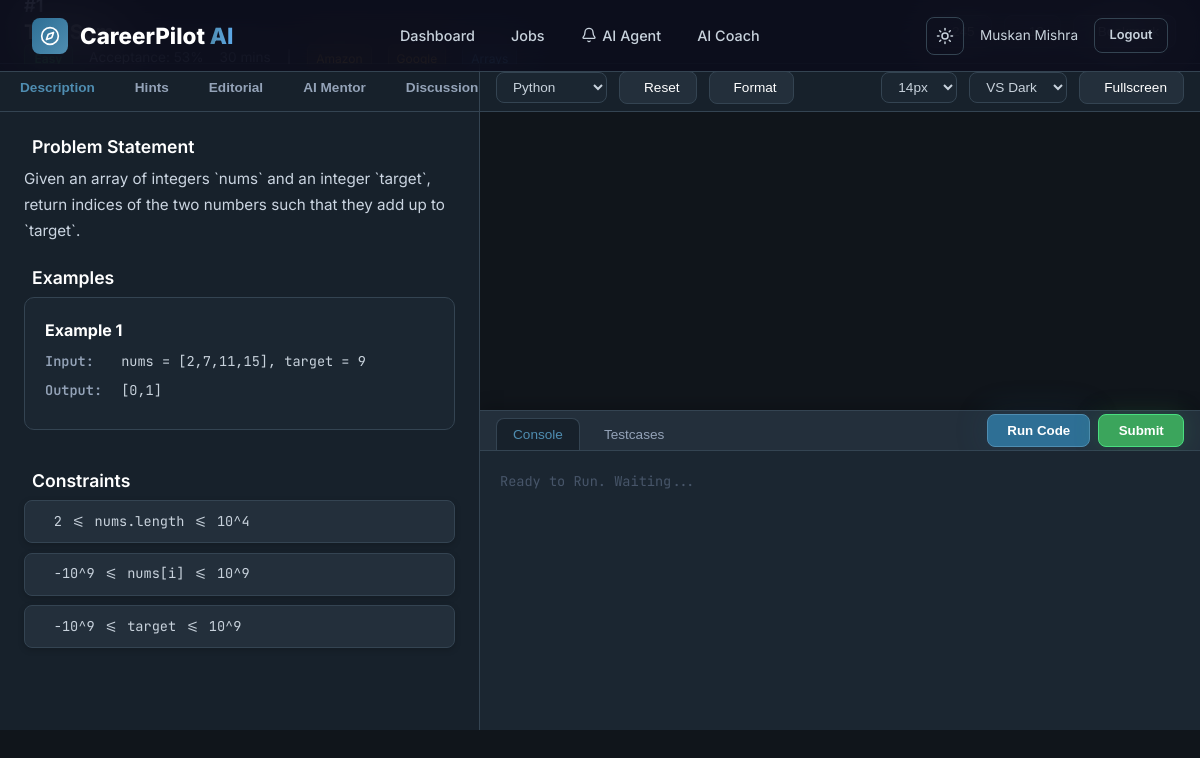
/problem_solving/problem/1 (signed in), run on the app's committed database.
### tables this page shows
CREATE TABLE problems (
                id INTEGER PRIMARY KEY AUTOINCREMENT,
                title TEXT NOT NULL,
                difficulty TEXT NOT NULL, -- Easy, Medium, Hard, Interview, Contest
                topic TEXT NOT NULL,      -- Arrays, Strings, DP, Trees, Graphs, etc
                subtopics TEXT,           -- Comma separated tags
                companies TEXT,           -- Comma separated company names
                constraints TEXT,
                description TEXT NOT NULL,
                examples TEXT,            -- JSON array of example inputs/outputs
                hints TEXT,               -- JSON array of hints (1 to 5)
                editorial TEXT,
                starter_code TEXT,        -- JSON mapping language to starter code
                tags TEXT,
                premium INTEGER DEFAULT 0,
                estimated_time INTEGER DEFAULT 30, -- in minutes
                created_at TEXT DEFAULT CURRENT_TIMESTAMP
            );

### backend/routes/problem_solving.py (the view)
@problem_solving_bp.route('/problem/<int:problem_id>')
@login_required
def problem_detail(problem_id: int):
    user_id = session.get('user_id')
    problem = ProblemService.get_problem_by_id(problem_id)
    if not problem:
        return redirect(url_for('problem_solving.index'))
    hints_used = ProblemService.get_hints_used(user_id, problem_id)
    submissions = execute_one(
        "SELECT * FROM problem_submissions WHERE user_id = ? AND problem_id = ? ORDER BY created_at DESC LIMIT 1",
        (user_id, problem_id)
    )
    return render_template(
        'problem_solving/editor.html',
        problem=problem,
        hints_used=hints_used,
        last_submission=submissions
    )

### backend/database/db.py (called while the page is built)
def get_db_path() -> str:
    base_dir = os.path.dirname(os.path.dirname(os.path.dirname(os.path.abspath(__file__))))
    return os.path.join(base_dir, DATABASE_PATH)

def get_connection(db_path: Optional[str] = None) -> sqlite3.Connection:
    path = db_path or get_db_path()
    conn = sqlite3.connect(path)
    conn.row_factory = sqlite3.Row
    conn.execute("PRAGMA foreign_keys = ON")
    conn.execute("PRAGMA journal_mode = WAL")
    return conn

@contextmanager
def get_db(db_path: Optional[str] = None):
    conn = get_connection(db_path)
    try:
        yield conn
        conn.commit()
    except Exception:
        conn.rollback()
        raise
    finally:
        conn.close()

def execute_query(query: str, params: tuple = (), db_path: Optional[str] = None) -> list[dict]:
    from backend.utils.logger import db_logger
    import time
    start = time.time()
    with get_db(db_path) as db:
        cursor = db.execute(query, params)
        rows = cursor.fetchall()
        duration = int((time.time() - start) * 1000)
        table = query.split('FROM')[1].split('WHERE')[0].strip() if 'FROM' in query else 'unknown'
        log_msg = f"\n[DB]\nSELECT\n{table}\nRows:{len(rows)}\n{duration} ms"
        db_logger.info(log_msg)
        return [dict(row) for row in rows]

def execute_one(query: str, params: tuple = (), db_path: Optional[str] = None) -> Optional[dict]:
    from backend.utils.logger import db_logger
    import time
    start = time.time()
    with get_db(db_path) as db:
        cursor = db.execute(query, params)
        row = cursor.fetchone()
        duration = int((time.time() - start) * 1000)
        table = query.split('FROM')[1].split('WHERE')[0].strip() if 'FROM' in query else 'unknown'
        log_msg = f"\n[DB]\nSELECT ONE\n{table}\nRows:{1 if row else 0}\n{duration} ms"
        db_logger.info(log_msg)
        return dict(row) if row else None

### backend/services/problem_service.py (called while the page is built)
    @staticmethod
    def get_hints_used(user_id: int, problem_id: int) -> list[int]:
        rows = execute_query(
            "SELECT hint_index FROM problem_hints_used WHERE user_id = ? AND problem_id = ?",
            (user_id, problem_id)
        )
        return [r["hint_index"] for r in rows]

### templates/problem_solving/editor.html (shortened to what this page needs)
{% extends "base.html" %}
{% block extra_css %}
<link rel="stylesheet" href="{{ url_for('static', filename='css/problem_solving.css') }}">
{% endblock %}
{% block content %}
<div class="ide-workspace">
    <header class="ide-topbar">
        <div class="ide-title-section">
            <div class="ide-problem-title-row">
                <span class="ide-problem-number">#{{ problem.id }}</span>
                <h1 class="ide-problem-title">{{ problem.title }}</h1>
            </div>
            <div class="topbar-meta">
                <span class="badge-difficulty {{ problem.difficulty.lower() }}">{{ problem.difficulty }}</span>
                <span> Acceptance: 53%</span>
                <span> {{ problem.estimated_time }} mins</span>
                <span class="meta-divider">|</span>
                <span class="company-chip"> Amazon</span>
                <span class="company-chip"> Google</span>
                <span class="topic-chip"> {{ problem.topic }}</span>
            </div>
        </div>
        <div style="display:flex; gap: 0.75rem; align-items:center;">
            <button class="btn-premium" onclick="vote(1)"> 245</button>
            <button class="btn-premium" onclick="vote(-1)"> 12</button>
            <button class="btn-premium" onclick="toggleBookmark()" id="bookmarkBtn"> Bookmark</button>
        </div>
    </header>
    <div class="ide-body">
        <div class="ide-left-pane">
            <div class="tab-container">
                <div class="tab-list">
                    <button class="tab-btn active" onclick="switchLeftTab(this, 'description')">Description</button>
                    <button class="tab-btn" onclick="switchLeftTab(this, 'hints')">Hints</button>
                    <button class="tab-btn" onclick="switchLeftTab(this, 'editorial')">Editorial</button>
                    <button class="tab-btn" onclick="switchLeftTab(this, 'ai-mentor')">AI Mentor</button>
                    <button class="tab-btn" onclick="switchLeftTab(this, 'discussion')">Discussion</button>
                </div>
            </div>
            <div class="pane-content-area" id="pane-description">
                <div class="premium-content-card">
                    <h3 class="card-title">Problem Statement</h3>
                    <div class="problem-description">
                        {{ problem.description | safe }}
                    </div>
                </div>
                {% if problem.examples %}
                    <div class="premium-content-card">
                        <h3 class="card-title">Examples</h3>
                        {% for ex in problem.examples %}
                            <div class="example-box">
                                <div class="example-header" style="margin-bottom: 0.5rem; font-weight: 700; color: var(--text-primary);">
                                    <span>Example {{ loop.index }}</span>
                                </div>
                                <div class="example-line"><strong>Input:</strong> {{ ex.input }}</div>
                                <div class="example-line"><strong>Output:</strong> {{ ex.output }}</div>
                            </div>
                        {% endfor %}
                    </div>
                {% endif %}
                {% if problem.constraints %}
                    <div class="premium-content-card">
                        <h3 class="card-title">Constraints</h3>
                        <div class="constraint-badge-list">
                            {% for constraint in problem.constraints.split('\n') %}
                                {% if constraint.strip() %}
                                    <div class="constraint-badge">
                                        <span class="check"></span> {{ constraint }}
                                    </div>
                                {% endif %}
                            {% endfor %}
                        </div>
                    </div>
                {% endif %}
            </div>
        </div>
        <div class="ide-right-pane">
            <div class="editor-toolbar">
                <div class="editor-toolbar-left">
                    <select id="languageSelect" class="editor-select" onchange="changeLanguage()">
                        <option value="python">Python</option>
                    </select>
                    <button class="btn-premium" onclick="resetStarterCode()"> Reset</button>
                    <button class="btn-premium" onclick="formatCode()"> Format</button>
                </div>
                <div class="editor-toolbar-right">
                    <select id="fontSizeSelect" class="editor-select" onchange="changeFontSize()">
                        <option value="14" selected>14px</option>
                    </select>
                    <select id="themeSelect" class="editor-select" onchange="changeTheme()">
                        <option value="vs-dark" selected>VS Dark</option>
                    </select>
                    <button class="btn-premium" onclick="toggleFullscreen()"> Fullscreen</button>
                </div>
            </div>
            <div class="editor-area">
                <div id="monaco-editor-container" style="width:100%; height:100%;"></div>
            </div>
            <div class="terminal-panel">
                <div class="terminal-header">
                    <div class="terminal-tabs">
                        <button class="terminal-tab-btn active" onclick="switchTerminalTab(this, 'console')">Console</button>
                        <button class="terminal-tab-btn" onclick="switchTerminalTab(this, 'testcases')">Testcases</button>
                    </div>
                    <div style="display:flex; gap: 0.5rem;">
                        <button class="btn-primary-glow" onclick="runCode()"> Run Code</button>
                        <button class="btn-success-glow" onclick="submitCode()"> Submit</button>
                    </div>
                </div>
                <div class="terminal-body" id="consoleBody">
                    <span style="color: #475569;">Ready to Run. Waiting...</span>
                </div>
            </div>
        </div>
    </div>
</div>
{% endblock %}

### static/css/main.css (style rules this page uses)
:root { --primary: #2E6F95; --primary-light: #4F8DB1; --primary-dark: #1E5678; --primary-glow: rgba(46, 111, 149, 0.25); --accent: #D9A441; --accent-light: #E8C66D; --accent-dark: #B98524; --accent-glow: rgba(217, 164, 65, 0.20); --bg-primary: #10151B; --bg-secondary: #17212B; --bg-tertiary: #202B36; --bg-card: #232F3B; --bg-card-hover: #2A3847; --bg-input: #1B2631; --bg-glass: rgba(35, 47, 59, 0.70); --text-primary: #FFFFFF; --text-secondary: #C8D2DC; --text-tertiary: #94A3B8; --text-muted: #718096; --border: #344452; --border-light: rgba(255,255,255,0.05); --border-active: var(--primary); --ring-ats-start: #6366f1; --ring-ats-end: #8b5cf6; --ring-ai-start: #8b5cf6; --ring-ai-end: #ec4899; --ring-complete-start: #22c55e; --ring-complete-end: #16a34a; --border-focus: #4F8DB1; --success: #3BA55C; --warning: #F4B942; --danger: #E25555; --info: #5DA9E9; --shadow-sm: 0 2px 6px rgba(0,0,0,.18); --shadow-md: 0 8px 24px rgba(0,0,0,.28); --shadow-lg: 0 18px 50px rgba(0,0,0,.45); --shadow-glow: 0 0 35px rgba(46,111,149,.18); --shadow-card: inset 0 1px 0 rgba(255,255,255,.03); --glass-bg: rgba(35,47,59,.65); --glass-border: rgba(255,255,255,.08); --glass-blur: blur(24px); --font-primary: "Inter", -apple-system, BlinkMacSystemFont, "Segoe UI", sans-serif; --font-mono: "JetBrains Mono", monospace; --sidebar-width: 270px; --navbar-height: 72px; --radius-xs: 4px; --radius-sm: 8px; --radius-md: 12px; --radius-lg: 18px; --radius-xl: 24px; --radius-2xl: 32px; --radius-full: 999px; --transition-fast: .15s ease; --transition-normal: .30s ease; --transition-slow: .50s ease; --gradient-primary: linear-gradient( 135deg, #2E6F95 0%, #4F8DB1 100% ); --gradient-accent: linear-gradient( 135deg, #D9A441 0%, #E8C66D 100% ); --gradient-card: linear-gradient( 180deg, rgba(255,255,255,.03), rgba(255,255,255,.01) ); --gradient-bg: radial-gradient( circle at top right, rgba(46,111,149,.08), transparent 40% ), radial-gradient( circle at bottom left, rgba(217,164,65,.05), transparent 35% ); --btn-primary-bg: var(--gradient-primary); --btn-primary-hover: linear-gradient( 135deg, #3C7CA3, #5C99BD ); --btn-primary-text: #FFFFFF; --btn-secondary-bg: var(--gradient-accent); --btn-secondary-text: #1A1A1A; --hero-overlay: linear-gradient( 135deg, rgba(16,21,27,.92), rgba(23,33,43,.90) ); --chart-1: #2E6F95; --chart-2: #D9A441; --chart-3: #5DA9E9; --chart-4: #6BCB77; --chart-5: #F4B942; --chart-6: #E25555; --scrollbar-bg: #17212B; --scrollbar-thumb: #344452; --scrollbar-hover: #2E6F95; }
*, *::before, *::after { margin: 0; padding: 0; box-sizing: border-box; }
html { scroll-behavior: smooth; -webkit-font-smoothing: antialiased; -moz-osx-font-smoothing: grayscale; }
body { font-family: var(--font-primary); background: var(--bg-primary); color: var(--text-primary); line-height: 1.6; min-height: 100vh; overflow-x: hidden; }
h1, h2, h3, h4, h5, h6 { font-weight: 700; line-height: 1.2; margin-bottom: 0.5em; color: var(--text-primary); }
h1 { font-size: 2.5rem; }
h3 { font-size: 1.5rem; }

### static/css/components.css (style rules this page uses)
.card-title { font-size: 1.1rem; font-weight: 600; color: var(--text-primary); }

### data on the page
problems: title "Two Sum", description "Given an array of integers `nums` and an integer `target`, return indices of the two numbers such that they add up to `target`."

### other printed values
{{ current_user.full_name }} "Muskan Mishra"
{{ ex.input }} "nums = [2,7,11,15], target = 9"
{{ ex.output }} "[0,1]"
{{ constraint }} "2 <= nums.length <= 10^4" "-10^9 <= nums[i] <= 10^9" "-10^9 <= target <= 10^9"
